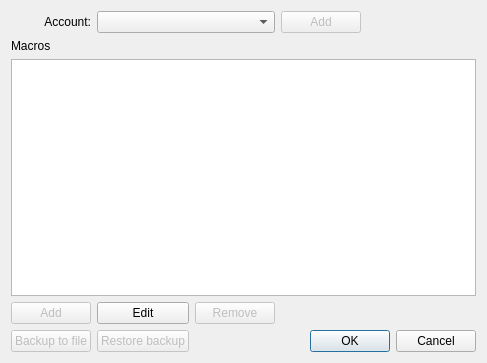
<?xml version="1.0" encoding="UTF-8"?>
<ui version="4.0">
 <class>MacroEditor</class>
 <widget class="QDialog" name="MacroEditor">
  <property name="geometry">
   <rect>
    <x>0</x>
    <y>0</y>
    <width>487</width>
    <height>363</height>
   </rect>
  </property>
  <property name="windowTitle">
   <string>Macro Editor</string>
  </property>
  <layout class="QGridLayout" name="gridLayout">
   <item row="0" column="0">
    <widget class="QLabel" name="label">
     <property name="text">
      <string>Account:</string>
     </property>
     <property name="alignment">
      <set>Qt::AlignRight|Qt::AlignTrailing|Qt::AlignVCenter</set>
     </property>
    </widget>
   </item>
   <item row="0" column="1" colspan="2">
    <widget class="QComboBox" name="comboBox_accounts"/>
   </item>
   <item row="0" column="3">
    <widget class="QPushButton" name="pushButton_add_account">
     <property name="enabled">
      <bool>false</bool>
     </property>
     <property name="text">
      <string>Add</string>
     </property>
    </widget>
   </item>
   <item row="0" column="4">
    <spacer name="horizontalSpacer_2">
     <property name="orientation">
      <enum>Qt::Horizontal</enum>
     </property>
     <property name="sizeHint" stdset="0">
      <size>
       <width>134</width>
       <height>20</height>
      </size>
     </property>
    </spacer>
   </item>
   <item row="1" column="0">
    <widget class="QLabel" name="label_2">
     <property name="text">
      <string>Macros</string>
     </property>
    </widget>
   </item>
   <item row="3" column="0">
    <widget class="QPushButton" name="pushButton_add_macro">
     <property name="enabled">
      <bool>false</bool>
     </property>
     <property name="text">
      <string>Add</string>
     </property>
    </widget>
   </item>
   <item row="3" column="1">
    <widget class="QPushButton" name="pushButton_edit">
     <property name="text">
      <string>Edit</string>
     </property>
    </widget>
   </item>
   <item row="3" column="2">
    <widget class="QPushButton" name="pushButton_remove">
     <property name="enabled">
      <bool>false</bool>
     </property>
     <property name="text">
      <string>Remove</string>
     </property>
    </widget>
   </item>
   <item row="3" column="3" colspan="2">
    <spacer name="horizontalSpacer">
     <property name="orientation">
      <enum>Qt::Horizontal</enum>
     </property>
     <property name="sizeHint" stdset="0">
      <size>
       <width>215</width>
       <height>20</height>
      </size>
     </property>
    </spacer>
   </item>
   <item row="4" column="0">
    <widget class="QPushButton" name="pushButton_backup">
     <property name="enabled">
      <bool>false</bool>
     </property>
     <property name="text">
      <string>Backup to file</string>
     </property>
    </widget>
   </item>
   <item row="4" column="1">
    <widget class="QPushButton" name="pushButton_restore">
     <property name="enabled">
      <bool>false</bool>
     </property>
     <property name="text">
      <string>Restore backup</string>
     </property>
    </widget>
   </item>
   <item row="4" column="3" colspan="2">
    <widget class="QDialogButtonBox" name="buttonBox">
     <property name="orientation">
      <enum>Qt::Horizontal</enum>
     </property>
     <property name="standardButtons">
      <set>QDialogButtonBox::Cancel|QDialogButtonBox::Ok</set>
     </property>
    </widget>
   </item>
   <item row="2" column="0" colspan="5">
    <widget class="QListWidget" name="listWidget"/>
   </item>
  </layout>
  <zorder>label</zorder>
  <zorder>comboBox_accounts</zorder>
  <zorder>listWidget</zorder>
  <zorder>label_2</zorder>
  <zorder>pushButton_add_macro</zorder>
  <zorder>pushButton_remove</zorder>
  <zorder>pushButton_edit</zorder>
  <zorder>horizontalSpacer</zorder>
  <zorder>buttonBox</zorder>
  <zorder>pushButton_backup</zorder>
  <zorder>pushButton_restore</zorder>
  <zorder>pushButton_add_account</zorder>
  <zorder>horizontalSpacer_2</zorder>
 </widget>
 <resources/>
 <connections>
  <connection>
   <sender>buttonBox</sender>
   <signal>accepted()</signal>
   <receiver>MacroEditor</receiver>
   <slot>accept()</slot>
   <hints>
    <hint type="sourcelabel">
     <x>248</x>
     <y>254</y>
    </hint>
    <hint type="destinationlabel">
     <x>157</x>
     <y>274</y>
    </hint>
   </hints>
  </connection>
  <connection>
   <sender>buttonBox</sender>
   <signal>rejected()</signal>
   <receiver>MacroEditor</receiver>
   <slot>reject()</slot>
   <hints>
    <hint type="sourcelabel">
     <x>316</x>
     <y>260</y>
    </hint>
    <hint type="destinationlabel">
     <x>286</x>
     <y>274</y>
    </hint>
   </hints>
  </connection>
 </connections>
</ui>
